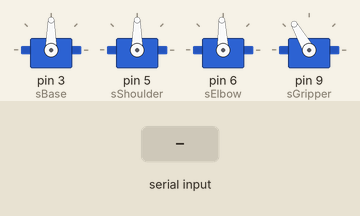
Simulated run of this program. Board: Arduino Uno, built with avr-gcc and run on an emulated ATmega328P. Parts: 4 × servo. The test bench sets the inputs (shaded band). What the program prints to the serial monitor is not drawn.

Above: at 1.2 s.
1.3 s: "a" received over Serial
At 1.37 s:
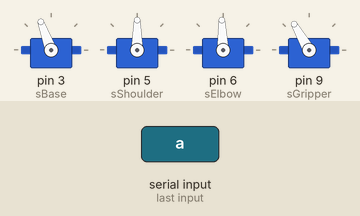
2.9 s: "d" received over Serial
At 2.97 s:
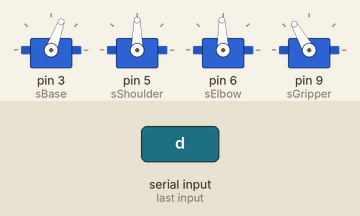
4.5 s: "w" received over Serial
At 4.57 s:
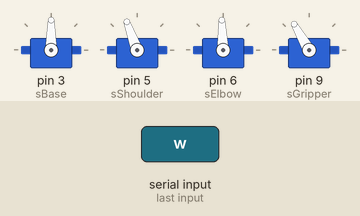
6.1 s: "s" received over Serial
At 6.17 s:
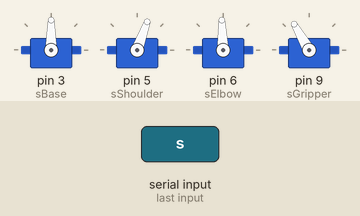
7.7 s: "q" received over Serial
At 7.77 s:
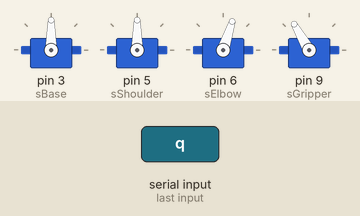
9.3 s: "e" received over Serial
At 9.37 s:
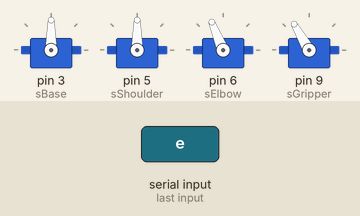
Timing chart, 0 to 11.9 s (numbered marks = the images above; inputs shaded):
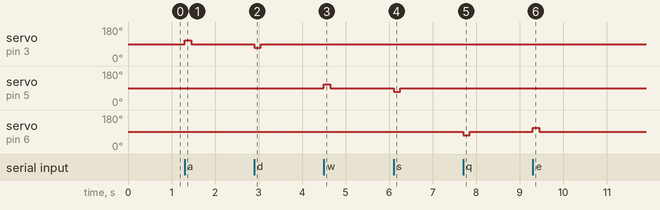

The program:

main.cpp
```cpp
#include <Arduino.h>
#include <Servo.h>

// 定義馬達
Servo sBase, sShoulder, sElbow, sGripper;

// --- 360度馬達 靜止點 (請依據實際測試微調 90-93) ---
int stopBase = 90;
int stopShoulder = 90;
int stopElbow = 92;

// --- 180度前爪 參數 (保留你的修改) ---
int gripAngle = 120;
int gripStep = 10;

// --- 速度與時間設定 ---
int speedOffset = 20;    // 轉動速度
int moveDuration = 150;  // 每個按鍵字元觸發轉動的時間 (毫秒)

void setup() {
    Serial.begin(9600);

    sBase.attach(3);
    sShoulder.attach(5);
    sElbow.attach(6);
    sGripper.attach(9);

    // 初始停止狀態
    sBase.write(stopBase);
    sShoulder.write(stopShoulder);
    sElbow.write(stopElbow);
    sGripper.write(gripAngle);

    Serial.println("--- 時間模擬角度控制模式 ---");
    Serial.println("輸入 w/s, a/d, e/q 多個字母並按 Enter (例如: www)");
    Serial.println("空白鍵 或 x：緊急停止所有馬達");
}

// 輔助函式：讓馬達轉動一小段時間後停止
void moveContinuous(Servo &s, int speed, int stopPoint) {
    s.write(speed);
    delay(moveDuration); // 按下一次移動的時間
    s.write(stopPoint);  // 移動完畢自動停止
}

void stopAll() {
    sBase.write(stopBase);
    sShoulder.write(stopShoulder);
    sElbow.write(stopElbow);
}

void loop() {
    if (Serial.available() > 0) {
        char cmd = Serial.read();

        switch (cmd) {
            // --- Base (Pin 3) ---
            case 'a': moveContinuous(sBase, stopBase + speedOffset, stopBase); break;
            case 'd': moveContinuous(sBase, stopBase - speedOffset, stopBase); break;

            // --- Shoulder (Pin 5) ---
            case 'w': moveContinuous(sShoulder, stopShoulder + speedOffset, stopShoulder); break;
            case 's': moveContinuous(sShoulder, stopShoulder - speedOffset, stopShoulder); break;

            // --- Elbow (Pin 6) ---
            case 'q': moveContinuous(sElbow, stopElbow - speedOffset, stopElbow); break;
            case 'e': moveContinuous(sElbow, stopElbow + speedOffset, stopElbow); break;

            // --- Gripper (Pin 9) 保留你的 120-140 度邏輯 ---
            case 'r':
                gripAngle = constrain(gripAngle - gripStep, 120, 140);
                sGripper.write(gripAngle);
                break;
            case 'f':
                gripAngle = constrain(gripAngle + gripStep, 120, 140);
                sGripper.write(gripAngle);
                break;

            // --- 空白鍵或 x：緊急停止 ---
            case ' ':
            case 'x':
                stopAll();
                Serial.println("!!! EMERGENCY STOP !!!");
                break;
        }
    }
}
```

Measured:
- after the input at 1.3 s, servo on pin 3 (sBase): 90° → 110° at once, → 90° 0.15 s later
- after the input at 2.9 s, servo on pin 3 (sBase): 90° → 70° at once, → 90° 0.15 s later
- after the input at 4.5 s, servo on pin 5 (sShoulder): 90° → 110° at once, → 90° 0.15 s later
- after the input at 6.1 s, servo on pin 5 (sShoulder): 90° → 70° at once, → 90° 0.15 s later
- after the input at 7.7 s, servo on pin 6 (sElbow): 92° → 72° at once, → 92° 0.15 s later
- after the input at 9.3 s, servo on pin 6 (sElbow): 92° → 112° at once, → 92° 0.15 s later
